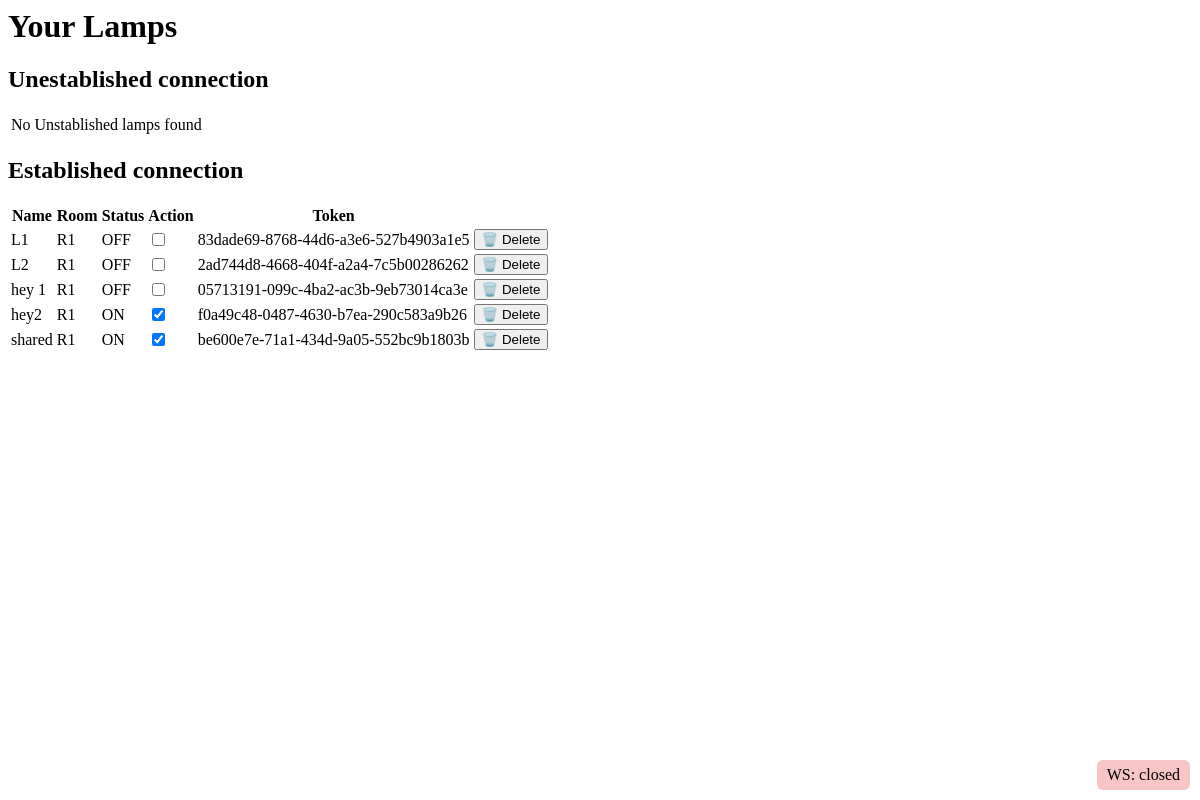
/Profile/ (signed in), run on an earlier commit of the app's database.
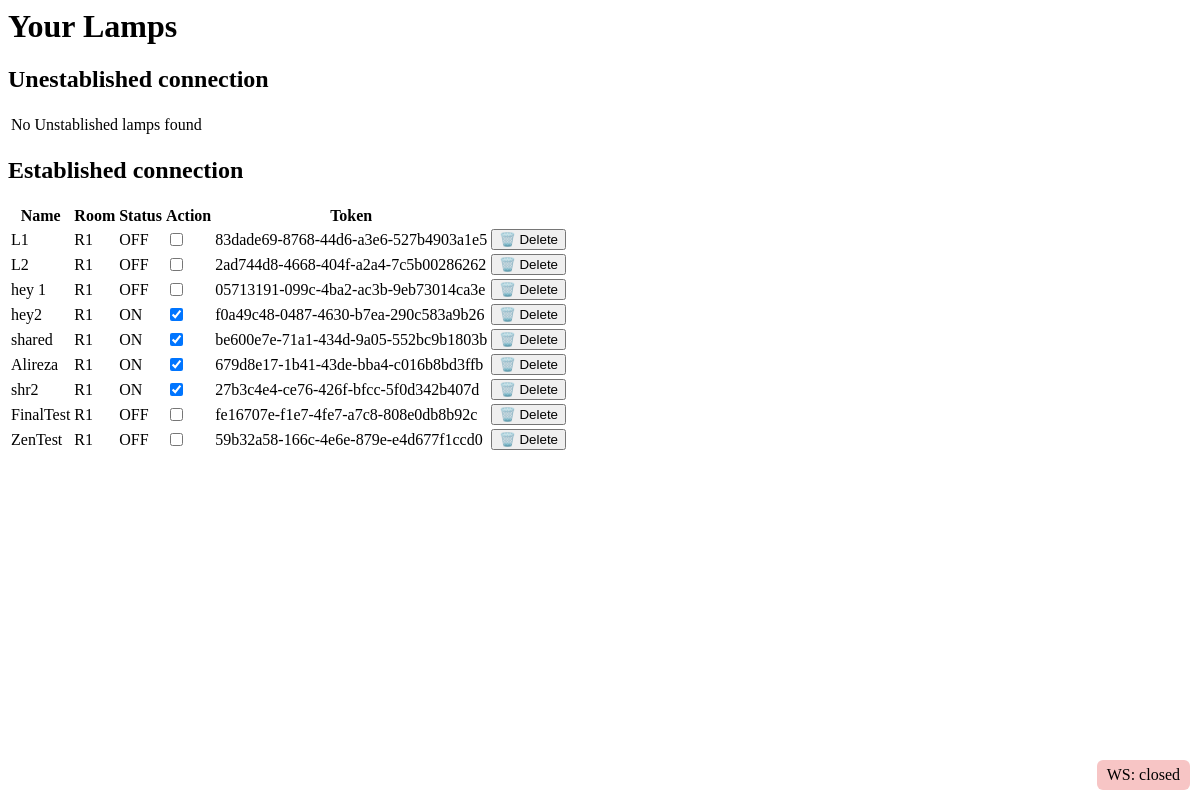
And on a later commit of the database.
### Places_Lamp/models.py (models this page shows, shortened)
class Lamp(models.Model):
    name = models.CharField(max_length=255 , blank=True , unique=True)
    status = models.BooleanField(default=False)  # True = on, False = off
    connection = models.BooleanField(default=False) # connection is false until we recive msg ESP connected
    room = models.ForeignKey(Room, on_delete=models.CASCADE, related_name='lamps')
    shared_with = models.ManyToManyField(
        settings.AUTH_USER_MODEL,
        blank=True,
        related_name="shared_lamps"
    )# we can have multy access
    token = models.UUIDField(default=uuid.uuid4, editable=False, unique=True)  # 🔒 secret key
    class Meta:
        unique_together = ("room", "name")  # avoid global uniqueness clash

class Room(models.Model):
    name = models.CharField(max_length=255 , blank=True , unique=True)
    home = models.ForeignKey(Home, on_delete=models.CASCADE, related_name='rooms')

### Places_Lamp/views.py (the view)
# urls.py: path("" , views.Profile.as_view() , name="profile"),
class Profile(LoginRequiredMixin, View) :
    template_name = 'Places_Lamp/profile.html'
    def get(self, request):
        owned_homes = request.user.places.all()
        owned_lamps_list = []
        for home in owned_homes:
            for room in home.rooms.all():
                owned_lamps_list.extend(list(room.lamps.select_related('room__home').all()))
        shared_lamps_qs = request.user.shared_lamps.select_related('room__home').all()
        all_lamps_unique = {
            lamp.id: lamp
            for lamp in (owned_lamps_list + list(shared_lamps_qs))
        }.values()
        established_lamps = []
        unestablished_lamps = []
        for lamp in all_lamps_unique :
            if lamp.connection is True :
                established_lamps.append(lamp)
            else :
                unestablished_lamps.append(lamp)
        return render(request, self.template_name, {
            "established_lamps": established_lamps,
            "unestablished_lamps" : unestablished_lamps
        })

### templates/Places_Lamp/profile.html (shortened to what this page needs)
<h1>Your Lamps</h1>
<h2>Unestablished connection</h2>
<table id="unestablished-table">
  <tbody>
    {% for lamp in unestablished_lamps %}
    <tr data-token="{{ lamp.token }}" id="lamp-{{ lamp.id }}">
      <td>{{ lamp.name }}</td>
      <td>{{ lamp.room.name }}</td>
      <td >{{ lamp.token }}</td>
      <td><button class="delete-btn1">🗑️ Delete</button></td>
    </tr>
    {% empty %}
    <tr><td colspan="4">No Unstablished lamps found</td></tr>
    {% endfor %}
  </tbody>
</table>
<h2>Established connection</h2>
<table id="established-table">
  {% if established_lamps|length  %}
  <thead>
    <tr><th>Name</th><th>Room</th><th>Status</th><th>Action</th><th>Token</th></tr>
  </thead>
  {% endif %}
  <tbody>
    {% for lamp in established_lamps %}
    <tr data-token="{{ lamp.token }}" id="lamp-{{ lamp.id }}">
      <td>{{ lamp.name }}</td>
      <td>{{ lamp.room.name }}</td>
      <td class="status">{% if lamp.status %} ON {% else %} OFF {% endif %}</td>
            <td>
        <label>
          <input type="checkbox" class="toggle-checkbox" {% if lamp.status %}checked{% endif %} />
        </label>
      </td>
      <td >{{ lamp.token }}</td>
       <td><button class="delete-btn">🗑️ Delete</button></td>
    </tr>
    {% empty %}
    <tr><td colspan="4">No Established lamps found</td></tr>
    {% endfor %}
  </tbody>
</table>

What changed in the data, as far as the page shows it:
added Lamp: name "Alireza", room.name "R1", shows "ON", status "☑", token "679d8e17-1b41-43de-bba4-c016b8bd3ffb"
added Lamp: name "shr2", room.name "R1", shows "ON", status "☑", token "27b3c4e4-ce76-426f-bfcc-5f0d342b407d"
added Lamp: name "FinalTest", room.name "R1", shows "OFF", token "fe16707e-f1e7-4fe7-a7c8-808e0db8b92c"
added Lamp: name "ZenTest", room.name "R1", shows "OFF", token "59b32a58-166c-4e6e-879e-e4d677f1ccd0"
